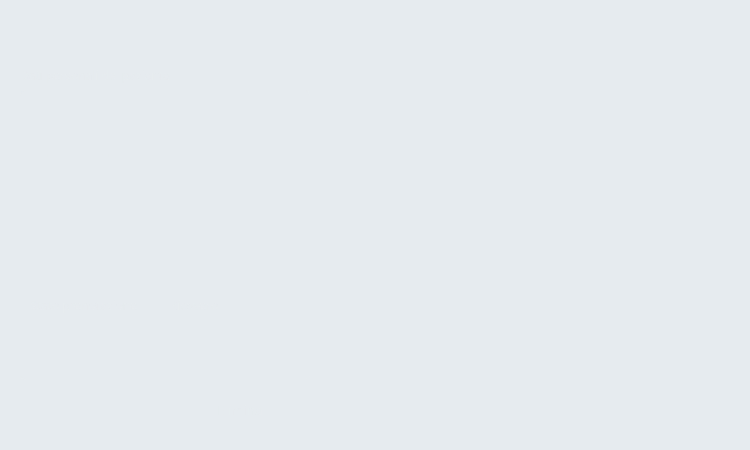
<?xml version="1.0" encoding="UTF-8"?>
<ui version="4.0">
 <class>ProntoSoccorso</class>
 <widget class="QWidget" name="ProntoSoccorso">
  <property name="geometry">
   <rect>
    <x>0</x>
    <y>0</y>
    <width>750</width>
    <height>450</height>
   </rect>
  </property>
  <property name="minimumSize">
   <size>
    <width>750</width>
    <height>450</height>
   </size>
  </property>
  <property name="maximumSize">
   <size>
    <width>750</width>
    <height>450</height>
   </size>
  </property>
  <property name="windowTitle">
   <string>Form</string>
  </property>
  <property name="styleSheet">
   <string notr="true">background-color: rgb(230, 235, 239);</string>
  </property>
  <widget class="QLabel" name="InformazioniProfilo">
   <property name="geometry">
    <rect>
     <x>10</x>
     <y>5</y>
     <width>581</width>
     <height>40</height>
    </rect>
   </property>
   <property name="font">
    <font>
     <family>Montserrat SemiBold</family>
     <pointsize>20</pointsize>
     <weight>50</weight>
     <bold>false</bold>
    </font>
   </property>
   <property name="styleSheet">
    <string notr="true">background-color: rgba(230, 235, 239,0);
color: rgb(230, 235, 239);</string>
   </property>
   <property name="text">
    <string>Info paziente</string>
   </property>
   <property name="wordWrap">
    <bool>false</bool>
   </property>
  </widget>
  <widget class="QPushButton" name="ButtonElimina">
   <property name="geometry">
    <rect>
     <x>170</x>
     <y>390</y>
     <width>140</width>
     <height>40</height>
    </rect>
   </property>
   <property name="font">
    <font>
     <family>Montserrat SemiBold</family>
     <pointsize>10</pointsize>
    </font>
   </property>
   <property name="cursor">
    <cursorShape>PointingHandCursor</cursorShape>
   </property>
   <property name="autoFillBackground">
    <bool>false</bool>
   </property>
   <property name="styleSheet">
    <string notr="true">QPushButton {
color: rgba(230, 235, 239,0.6);
background-color: rgba(0, 57, 97,0);
border-radius: 10px;
}
QPushButton:hover {
background-color: rgba(40, 40, 40,0.5);
}
</string>
   </property>
   <property name="text">
    <string>Elimina</string>
   </property>
   <property name="iconSize">
    <size>
     <width>16</width>
     <height>16</height>
    </size>
   </property>
  </widget>
  <widget class="QPushButton" name="ButtonModifica">
   <property name="geometry">
    <rect>
     <x>20</x>
     <y>390</y>
     <width>140</width>
     <height>40</height>
    </rect>
   </property>
   <property name="font">
    <font>
     <family>Montserrat SemiBold</family>
     <pointsize>10</pointsize>
     <weight>50</weight>
     <bold>false</bold>
    </font>
   </property>
   <property name="cursor">
    <cursorShape>PointingHandCursor</cursorShape>
   </property>
   <property name="mouseTracking">
    <bool>false</bool>
   </property>
   <property name="layoutDirection">
    <enum>Qt::LeftToRight</enum>
   </property>
   <property name="styleSheet">
    <string notr="true">QPushButton {
background-color: rgba(0, 57, 97,0);
	color: rgb(230, 235, 239);
color: rgb(230, 235, 239);
border-radius: 10px;
}
QPushButton:hover {
background-color: rgba(40, 40, 40,0.5);
    }</string>
   </property>
   <property name="text">
    <string>Modifica</string>
   </property>
   <property name="iconSize">
    <size>
     <width>16</width>
     <height>16</height>
    </size>
   </property>
  </widget>
  <widget class="QLabel" name="label">
   <property name="geometry">
    <rect>
     <x>20</x>
     <y>65</y>
     <width>290</width>
     <height>20</height>
    </rect>
   </property>
   <property name="font">
    <font>
     <family>Montserrat SemiBold</family>
     <pointsize>9</pointsize>
    </font>
   </property>
   <property name="styleSheet">
    <string notr="true">color: rgba(230, 235, 239,0.6);
background-color: rgba(0, 57, 97,0);</string>
   </property>
   <property name="text">
    <string>Dati personali del paziente</string>
   </property>
  </widget>
  <widget class="QLabel" name="Sheda">
   <property name="geometry">
    <rect>
     <x>20</x>
     <y>90</y>
     <width>290</width>
     <height>290</height>
    </rect>
   </property>
   <property name="styleSheet">
    <string notr="true">background-color: rgba(230, 235, 239,0);
border: 1px solid rgba(230, 235, 239,0.6);
border-radius: 5px;
</string>
   </property>
   <property name="text">
    <string/>
   </property>
  </widget>
  <widget class="QLabel" name="label_3">
   <property name="geometry">
    <rect>
     <x>30</x>
     <y>140</y>
     <width>130</width>
     <height>30</height>
    </rect>
   </property>
   <property name="font">
    <font>
     <family>Montserrat Medium</family>
     <pointsize>10</pointsize>
    </font>
   </property>
   <property name="styleSheet">
    <string notr="true">background-color: rgba(0, 57, 97,0);
color: rgb(230, 235, 239);

border-radius: 6px;
   

</string>
   </property>
   <property name="text">
    <string>Data di nascita :</string>
   </property>
  </widget>
  <widget class="QLabel" name="LogoPazienti">
   <property name="geometry">
    <rect>
     <x>460</x>
     <y>135</y>
     <width>160</width>
     <height>200</height>
    </rect>
   </property>
   <property name="styleSheet">
    <string notr="true">background-color: rgba(230, 235, 239,0);</string>
   </property>
   <property name="text">
    <string/>
   </property>
   <property name="pixmap">
    <pixmap>../../../../../MATERIALE/IconaPazientiom.png</pixmap>
   </property>
   <property name="scaledContents">
    <bool>true</bool>
   </property>
   <property name="wordWrap">
    <bool>false</bool>
   </property>
  </widget>
  <widget class="QLabel" name="Back">
   <property name="geometry">
    <rect>
     <x>0</x>
     <y>0</y>
     <width>770</width>
     <height>450</height>
    </rect>
   </property>
   <property name="text">
    <string/>
   </property>
   <property name="pixmap">
    <pixmap>../../../../../MATERIALE/Back.png</pixmap>
   </property>
   <property name="scaledContents">
    <bool>true</bool>
   </property>
  </widget>
  <widget class="QLabel" name="Nome">
   <property name="geometry">
    <rect>
     <x>30</x>
     <y>100</y>
     <width>130</width>
     <height>30</height>
    </rect>
   </property>
   <property name="styleSheet">
    <string notr="true">background-color: rgba(0, 57, 97,0);
color: rgb(230, 235, 239);
border-radius: 6px;
</string>
   </property>
   <property name="text">
    <string/>
   </property>
  </widget>
  <widget class="QLabel" name="Cognome">
   <property name="geometry">
    <rect>
     <x>170</x>
     <y>100</y>
     <width>130</width>
     <height>30</height>
    </rect>
   </property>
   <property name="styleSheet">
    <string notr="true">background-color: rgba(0, 57, 97,0);
color: rgb(230, 235, 239);
border-radius: 6px;
</string>
   </property>
   <property name="text">
    <string/>
   </property>
  </widget>
  <widget class="QLabel" name="DataDiNascita">
   <property name="geometry">
    <rect>
     <x>170</x>
     <y>140</y>
     <width>130</width>
     <height>30</height>
    </rect>
   </property>
   <property name="styleSheet">
    <string notr="true">background-color: rgba(0, 57, 97,0);
color: rgb(230, 235, 239);
border-radius: 6px;
</string>
   </property>
   <property name="text">
    <string/>
   </property>
  </widget>
  <widget class="QLabel" name="CodiceFiscale">
   <property name="geometry">
    <rect>
     <x>30</x>
     <y>180</y>
     <width>160</width>
     <height>30</height>
    </rect>
   </property>
   <property name="styleSheet">
    <string notr="true">background-color: rgba(0, 57, 97,0);
color: rgb(230, 235, 239);
border-radius: 6px;
</string>
   </property>
   <property name="text">
    <string/>
   </property>
  </widget>
  <widget class="QLabel" name="Sesso">
   <property name="geometry">
    <rect>
     <x>200</x>
     <y>180</y>
     <width>100</width>
     <height>30</height>
    </rect>
   </property>
   <property name="styleSheet">
    <string notr="true">background-color: rgba(0, 57, 97,0);
color: rgb(230, 235, 239);
border-radius: 6px;
</string>
   </property>
   <property name="text">
    <string/>
   </property>
  </widget>
  <widget class="QLabel" name="CittaDiNascita">
   <property name="geometry">
    <rect>
     <x>30</x>
     <y>220</y>
     <width>130</width>
     <height>30</height>
    </rect>
   </property>
   <property name="styleSheet">
    <string notr="true">background-color: rgba(0, 57, 97,0);
color: rgb(230, 235, 239);
border-radius: 6px;
</string>
   </property>
   <property name="text">
    <string/>
   </property>
  </widget>
  <widget class="QLabel" name="Cellulare">
   <property name="geometry">
    <rect>
     <x>170</x>
     <y>220</y>
     <width>130</width>
     <height>30</height>
    </rect>
   </property>
   <property name="styleSheet">
    <string notr="true">background-color: rgba(0, 57, 97,0);
color: rgb(230, 235, 239);
border-radius: 6px;
</string>
   </property>
   <property name="text">
    <string/>
   </property>
  </widget>
  <widget class="QLabel" name="Residenza">
   <property name="geometry">
    <rect>
     <x>30</x>
     <y>260</y>
     <width>270</width>
     <height>30</height>
    </rect>
   </property>
   <property name="styleSheet">
    <string notr="true">background-color: rgba(0, 57, 97,0);
color: rgb(230, 235, 239);
border-radius: 6px;
</string>
   </property>
   <property name="text">
    <string/>
   </property>
  </widget>
  <widget class="QLabel" name="label_2">
   <property name="geometry">
    <rect>
     <x>30</x>
     <y>295</y>
     <width>130</width>
     <height>20</height>
    </rect>
   </property>
   <property name="font">
    <font>
     <family>Montserrat SemiBold</family>
     <pointsize>9</pointsize>
    </font>
   </property>
   <property name="styleSheet">
    <string notr="true">color: rgba(230, 235, 239,0.6);
background-color: rgba(0, 57, 97,0);</string>
   </property>
   <property name="text">
    <string>Stato prenotazione</string>
   </property>
  </widget>
  <widget class="QLabel" name="Prenotazione">
   <property name="geometry">
    <rect>
     <x>30</x>
     <y>340</y>
     <width>130</width>
     <height>30</height>
    </rect>
   </property>
   <property name="styleSheet">
    <string notr="true">background-color: rgba(0, 57, 97,0);
color: rgb(230, 235, 239);
border-radius: 6px;
</string>
   </property>
   <property name="text">
    <string/>
   </property>
  </widget>
  <widget class="QLabel" name="label_4">
   <property name="geometry">
    <rect>
     <x>170</x>
     <y>290</y>
     <width>130</width>
     <height>30</height>
    </rect>
   </property>
   <property name="font">
    <font>
     <family>Montserrat SemiBold</family>
     <pointsize>9</pointsize>
    </font>
   </property>
   <property name="styleSheet">
    <string notr="true">color: rgba(230, 235, 239,0.6);
background-color: rgba(0, 57, 97,0);</string>
   </property>
   <property name="text">
    <string>Ricovero</string>
   </property>
  </widget>
  <widget class="QLabel" name="Ricovero">
   <property name="geometry">
    <rect>
     <x>170</x>
     <y>340</y>
     <width>130</width>
     <height>30</height>
    </rect>
   </property>
   <property name="styleSheet">
    <string notr="true">background-color: rgba(0, 57, 97,0);
color: rgb(230, 235, 239);
border-radius: 6px;
</string>
   </property>
   <property name="text">
    <string/>
   </property>
  </widget>
  <zorder>Back</zorder>
  <zorder>Sheda</zorder>
  <zorder>InformazioniProfilo</zorder>
  <zorder>ButtonElimina</zorder>
  <zorder>ButtonModifica</zorder>
  <zorder>label</zorder>
  <zorder>label_3</zorder>
  <zorder>LogoPazienti</zorder>
  <zorder>Nome</zorder>
  <zorder>Cognome</zorder>
  <zorder>DataDiNascita</zorder>
  <zorder>CodiceFiscale</zorder>
  <zorder>Sesso</zorder>
  <zorder>CittaDiNascita</zorder>
  <zorder>Cellulare</zorder>
  <zorder>Residenza</zorder>
  <zorder>label_2</zorder>
  <zorder>Prenotazione</zorder>
  <zorder>label_4</zorder>
  <zorder>Ricovero</zorder>
 </widget>
 <resources>
  <include location="../../../../../../asa.qrc"/>
 </resources>
 <connections/>
</ui>
